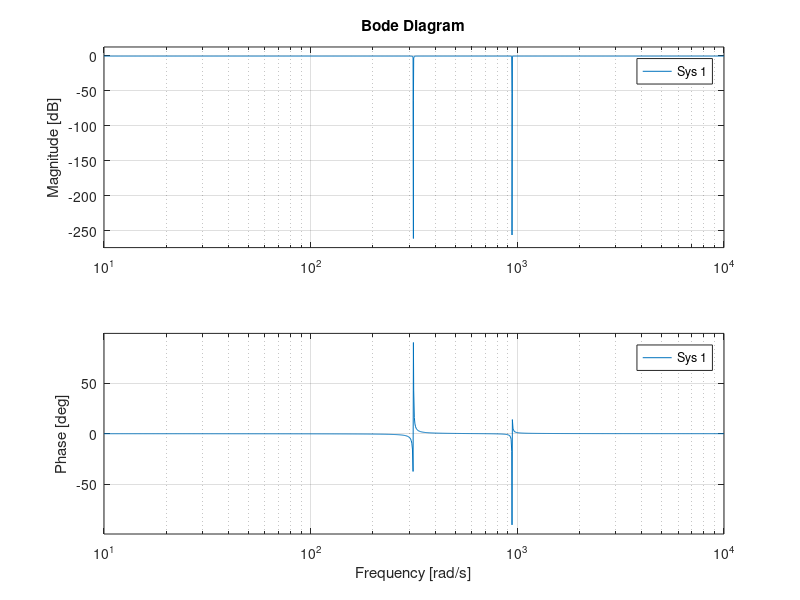

Source code (MATLAB):
clc
Q = 2^24;
k = 0.5;
wn = 50 * 2 * pi;
delta_T = 1/8e3;
x = 2 * wn * delta_T * k
int32(Q*x)
y = wn * wn * delta_T * delta_T
int32(Q*y)
a1 = 2 * (4-y)/(x+y+4)
int32(Q*a1)
a2 = (x-y-4)/(x+y+4)
int32(Q*a2)
b0 = x/(x+y+4)
int32(Q*b0)
b2 = -1*x/(x+y+4)
int32(Q*b2)
qb1 = 2*k*y/(x+y+4)
int32(Q*qb1)
qb0 = k*y / (x+y+4)
int32(Q*qb0)
qb2 = k*y / (x+y+4)
int32(Q*qb2)

%%
kp = 0.1;
ki = 2;
pr_a1 = -2 * ((delta_T * wn)^2 - 4)/((delta_T * wn)^2 + 4);
pr_b0 = (kp + 2 * ki * delta_T / (4 + delta_T^2 * wn^2));
pr_b1 = 2 * kp * (delta_T^2  * wn^2 - 4)/(delta_T^2 * wn^2 + 4);
pr_b2 = (kp - 2 * ki * delta_T / (4 + delta_T^2 * wn^2));
sys = tf([ki 0], [1 0 wn^2])+kp + tf([ki 0], [1 0 (3*wn)^2]);
bode(1/(1+sys))
dis_sys = c2d(sys,delta_T, 'tustin')
%%
wn = 25e3/5/0.707;
td = 1/0.707/wn;
kp = 2 * 0.707 * wn
ki = wn^2
kp = 166.6;
ki= 27755.55;
b0_lf = 0.5 * (2*kp + delta_T*ki);
b1_lf = -0.5 * (2*kp - delta_T*ki);

